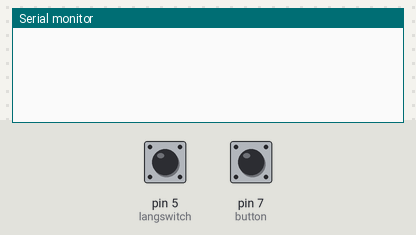
Bench run of a sketch on a simulated Arduino Uno, built with avr-gcc and run on an emulated ATmega328P. Shown: the last lines printed to the serial monitor. Inputs (shaded band) come from the test bench; at power-on: pin 7 (button) HIGH, pin 5 (langswitch) HIGH. The audio player accepts every command and is not drawn.

Above: at 1.7 s.
1.8 s: pin 7 (button) pulled LOW for 0.15 s
At 2.7 s:
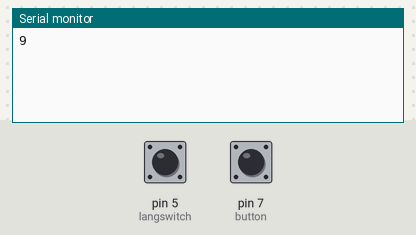
3.4 s: pin 7 (button) pulled LOW for 1 s
At 4.6 s:
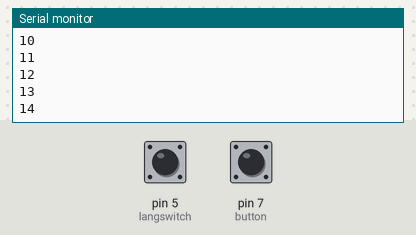
Timing chart, 0 to 6.4 s (numbered marks = the images above; inputs shaded):
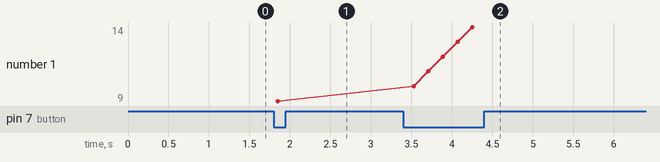

The sketch:

BeneButton_DFPlayer_Final.ino
```cpp
#include "SoftwareSerial.h"
#include "DFRobotDFPlayerMini.h"

SoftwareSerial softwareSerial(2,3);//RX, TX Pin

int MP3NUM;

int buttonState;

int lastButtonState;

int buttonPushCounter = 0;

int langswitch;


DFRobotDFPlayerMini player;

void setup() {
  Serial.begin(9600);
softwareSerial.begin(9600);

MP3NUM = 1;


pinMode(7 ,INPUT_PULLUP); //button
pinMode(5, INPUT_PULLUP); //langswitch

if(!player.begin(softwareSerial)){
Serial.println("OK");
player.volume(29);  //volume can be set to 0-30


}

}


void loop() {
langswitch = digitalRead(5);

if (langswitch == 0){
English();
}
else{
Latin();
}


}


void English(){


  delay(150);
 buttonState = digitalRead(7);

  // compare the buttonState to its previous state
  if (buttonState != 1) {
    // if the state has changed, increment the counter
    if (buttonPushCounter <= 7) {
      // if the current state is HIGH then the button went from off to on:
      buttonPushCounter++;


    } else{

      buttonPushCounter = 1;

    }

   Serial.println(buttonPushCounter);
    // Delay a little bit to avoid bouncing
    player.play(buttonPushCounter);

  }
  // save the current state as the last state, for next time through the loop
//  lastButtonState = buttonState;
  }


void Latin(){


  delay(150);
 buttonState = digitalRead(7);

  // compare the buttonState to its previous state
  if (buttonState != 1) {
    // if the state has changed, increment the counter
    if ((9 <= buttonPushCounter)&&(buttonPushCounter <= 13)) {
      // if the current state is HIGH then the button went from off to on:
      buttonPushCounter++;


    } else{

      buttonPushCounter = 9;

    }

    Serial.println(buttonPushCounter);
    // Delay a little bit to avoid bouncing
    player.play(buttonPushCounter);

  }
  // save the current state as the last state, for next time through the loop
//  lastButtonState = buttonState;
  }
```

Measured:
- after the input at 1.8 s, the serial monitor: prints a new line after 0.05 s (image 1)
- after the input at 3.4 s, the serial monitor: prints a new line after 0.13 s (image 2)
- plotted number 1: 9 → 14 after the input at 3.4 s
